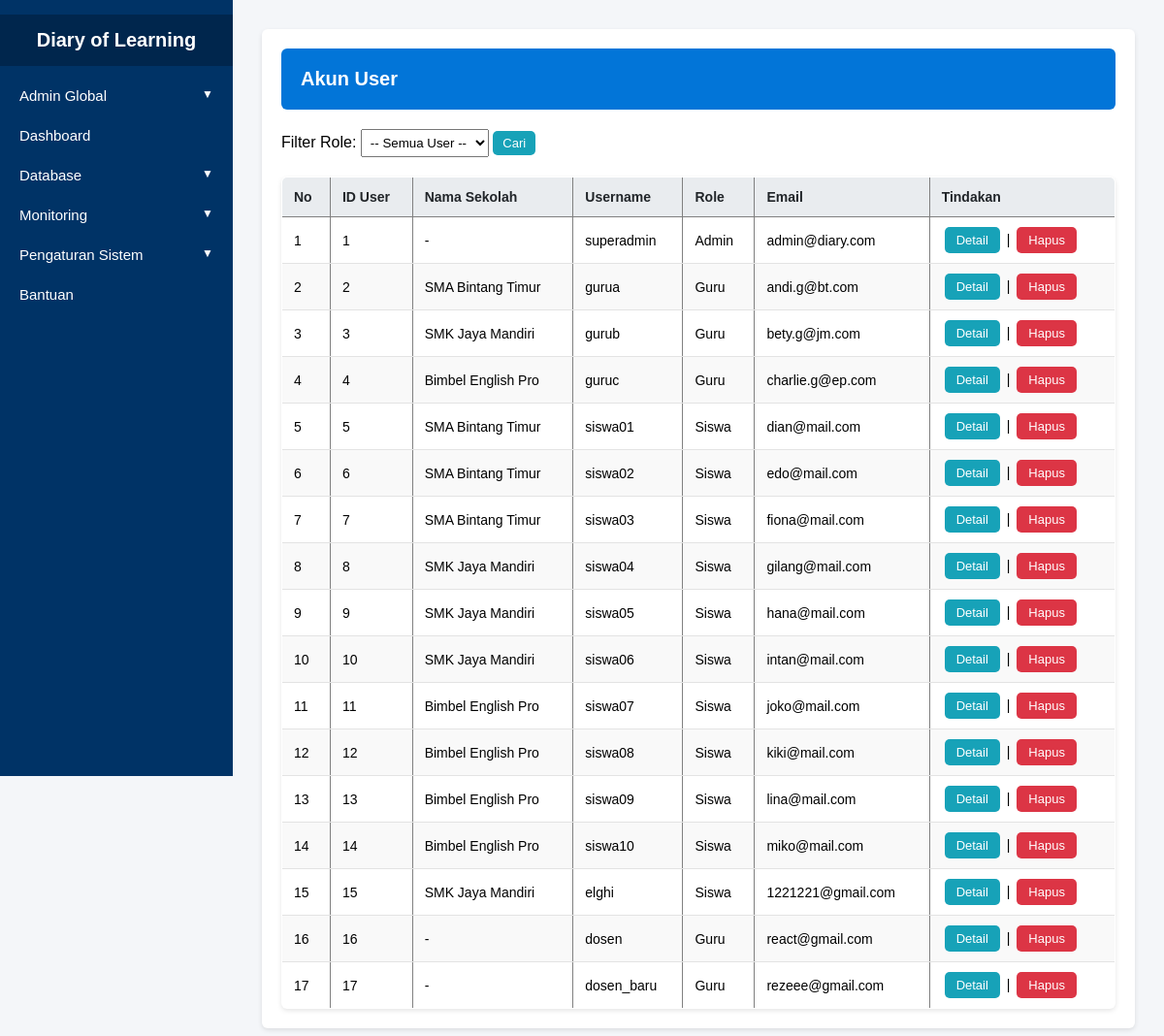
/index.php?page=institusi/user (signed in), run on the app's committed database.
### tables this page shows
CREATE TABLE `user` (
  `id_user` int(11) NOT NULL,
  `id_sekolah` int(11) DEFAULT NULL,
  `username` varchar(50) NOT NULL,
  `password_hash` varchar(255) NOT NULL,
  `nama_lengkap` varchar(100) NOT NULL,
  `role` varchar(20) NOT NULL,
  `email` varchar(100) DEFAULT NULL
);

CREATE TABLE `sekolah` (
  `id_sekolah` int(11) NOT NULL,
  `nama_sekolah` varchar(100) NOT NULL,
  `alamat` varchar(255) DEFAULT NULL,
  `kode_sekolah` varchar(10) NOT NULL,
  `id_guru` int(11) DEFAULT NULL
);

### controller/superAdmin_controller.php (called while the page is built, shortened)
<?php
require_once "./model/database_admin_user.php";
function top_navigasi_superadmin(){
    include "./views/superAdmin/navigasiAtas.php";
}
function institusi_user_index($koneksi) {
    $filter = isset($_GET['filter_role']) ? $_GET['filter_role'] : null;
    $data_user = user_get_all($koneksi, $filter);
    include "./views/superAdmin/institusi/user.php";
}
?>

### model/database_admin_user.php (called while the page is built, shortened)
<?php
function user_get_all($koneksi, $filter_role = null) {
    $sql = "SELECT user.*, sekolah.nama_sekolah
            FROM user
            LEFT JOIN sekolah ON user.id_sekolah = sekolah.id_sekolah";
    $sql .= " ORDER BY user.id_user ASC";
    $result = mysqli_query($koneksi, $sql);
    return mysqli_fetch_all($result, MYSQLI_ASSOC);
}
?>

### views/superAdmin/institusi/user.php (the view, shortened to what this page needs)
<link rel="stylesheet" href="./views/css/datamaster.css">
<div class="container">
    <h2>Akun User</h2>
    <div class="header-container" style="margin-bottom: 20px;">
        <form method="GET" action="index.php">
            <label for="filter_role">Filter Role:</label>
            <select name="filter_role" id="filter_role" style="padding: 5px;">
                <option value="">-- Semua User --</option>
            </select>
            <button type="submit" class="edit" style="padding: 5px 10px; cursor:pointer;">Cari</button>
        </form>
    </div>
    <div class="container-user">
        <table border="1" cellpadding="8" cellspacing="0">
            <thead>
                <tr>
                    <th>No</th>
                    <th>ID User</th>
                    <th>Nama Sekolah</th>
                    <th>Username</th>
                    <th>Role</th>
                    <th>Email</th>
                    <th>Tindakan</th>
                </tr>
            </thead>
            <tbody>
                <?php if (empty($data_user)): ?>
                    <tr><td colspan="7" style="text-align:center;">Data tidak ditemukan</td></tr>
                <?php else: ?>
                    <?php
                    $no = 1;
                    foreach ($data_user as $row):
                    ?>
                        <tr>
                            <td><?= $no++ ?></td>
                            <td><?= $row['id_user'] ?></td>
                            <td><?= $row['nama_sekolah'] ? $row['nama_sekolah'] : '-' ?></td>
                            <td><?= $row['username'] ?></td>
                            <td>
                                <?php
                                if($row['role']==1){
                                    echo 'Admin';
                                }elseif($row['role']==2){
                                    echo 'Guru';
                                }else{
                                    echo 'Siswa';
                                }
                                ?>
                            </td>
                            <td><?= $row['email'] ?></td>
                            <td class="form_action">
                                <form class="detail" action="detail_transaksi.php" method="get" style="display:inline;">
                                    <button class="edit" type="submit">Detail</button>
                                </form>|
                                <form action="hapus.php" method="get" onsubmit="return confirm('Hapus?')" style="display:inline;">
                                    <button class="hapus" type="submit">Hapus</button>
                                </form>
                            </td>
                        </tr>
                    <?php endforeach; ?>
                <?php endif; ?>
            </tbody>
        </table>
    </div>
</div>

### views/css/datamaster.css (style rules this page uses)
* { box-sizing: border-box; }
h2 { margin: 0; }
.edit { background: #17a2b8; color: white; padding: 6px 12px; border: none; border-radius: 5px; cursor: pointer; font-size: 13px; }
.hapus { background: #dc3545; color: white; padding: 6px 12px; border: none; border-radius: 5px; cursor: pointer; font-size: 13px; }
table { width: 100%; border-collapse: collapse; background: white; border-radius: 6px; overflow: hidden; box-shadow: 0 2px 5px rgba(0,0,0,0.1); margin-top: 0; }
th { background: #e9ecef; color: #212529; text-align: left; padding: 12px; font-size: 14px; font-weight: 600; }
td { padding: 10px 12px; border-bottom: 1px solid #e3e3e3; font-size: 14px; }
tr:nth-child(even) { background: #f9f9f9; }
tr:last-child td { border-bottom: none; }
td form { display: inline-block; margin: 0 3px; }
.container { margin: 30px auto; margin-left: 270px; margin-right: 30px; padding: 20px; background-color: #ffffff; box-shadow: 0 2px 5px rgba(0,0,0,0.1); border-radius: 6px; max-width: calc(100% - 300px); }
.container h2 { font-size: 20px; font-weight: bold; background: #0275d8; padding: 20px 20px; color: white; border-radius: 6px; margin-top: 0; margin-bottom: 20px; }

### data on the page
user: id_user "1", username "superadmin", role "Admin", email "admin@diary.com"
user: id_user "2", id_sekolah.nama_sekolah "SMA Bintang Timur", username "gurua", role "Guru", email "andi.g@bt.com"
user: id_user "3", id_sekolah.nama_sekolah "SMK Jaya Mandiri", username "gurub", role "Guru", email "bety.g@jm.com"
user: id_user "4", id_sekolah.nama_sekolah "Bimbel English Pro", username "guruc", role "Guru", email "charlie.g@ep.com"
user: id_user "5", id_sekolah.nama_sekolah "SMA Bintang Timur", username "siswa01", role "Siswa", email "dian@mail.com"
user: id_user "6", id_sekolah.nama_sekolah "SMA Bintang Timur", username "siswa02", role "Siswa", email "edo@mail.com"
user: id_user "7", id_sekolah.nama_sekolah "SMA Bintang Timur", username "siswa03", role "Siswa", email "fiona@mail.com"
user: id_user "8", id_sekolah.nama_sekolah "SMK Jaya Mandiri", username "siswa04", role "Siswa", email "gilang@mail.com"
user: id_user "9", id_sekolah.nama_sekolah "SMK Jaya Mandiri", username "siswa05", role "Siswa", email "hana@mail.com"
user: id_user "10", id_sekolah.nama_sekolah "SMK Jaya Mandiri", username "siswa06", role "Siswa", email "intan@mail.com"
user: id_user "11", id_sekolah.nama_sekolah "Bimbel English Pro", username "siswa07", role "Siswa", email "joko@mail.com"
user: id_user "12", id_sekolah.nama_sekolah "Bimbel English Pro", username "siswa08", role "Siswa", email "kiki@mail.com"
user: id_user "13", id_sekolah.nama_sekolah "Bimbel English Pro", username "siswa09", role "Siswa", email "lina@mail.com"
user: id_user "14", id_sekolah.nama_sekolah "Bimbel English Pro", username "siswa10", role "Siswa", email "miko@mail.com"
user: id_user "15", id_sekolah.nama_sekolah "SMK Jaya Mandiri", username "elghi", role "Siswa", email "1221221@gmail.com"
user: id_user "16", username "dosen", role "Guru", email "react@gmail.com"
user: id_user "17", username "dosen_baru", role "Guru", email "rezeee@gmail.com"

### other printed values
$_SESSION['user_nama'] "Admin Global"
